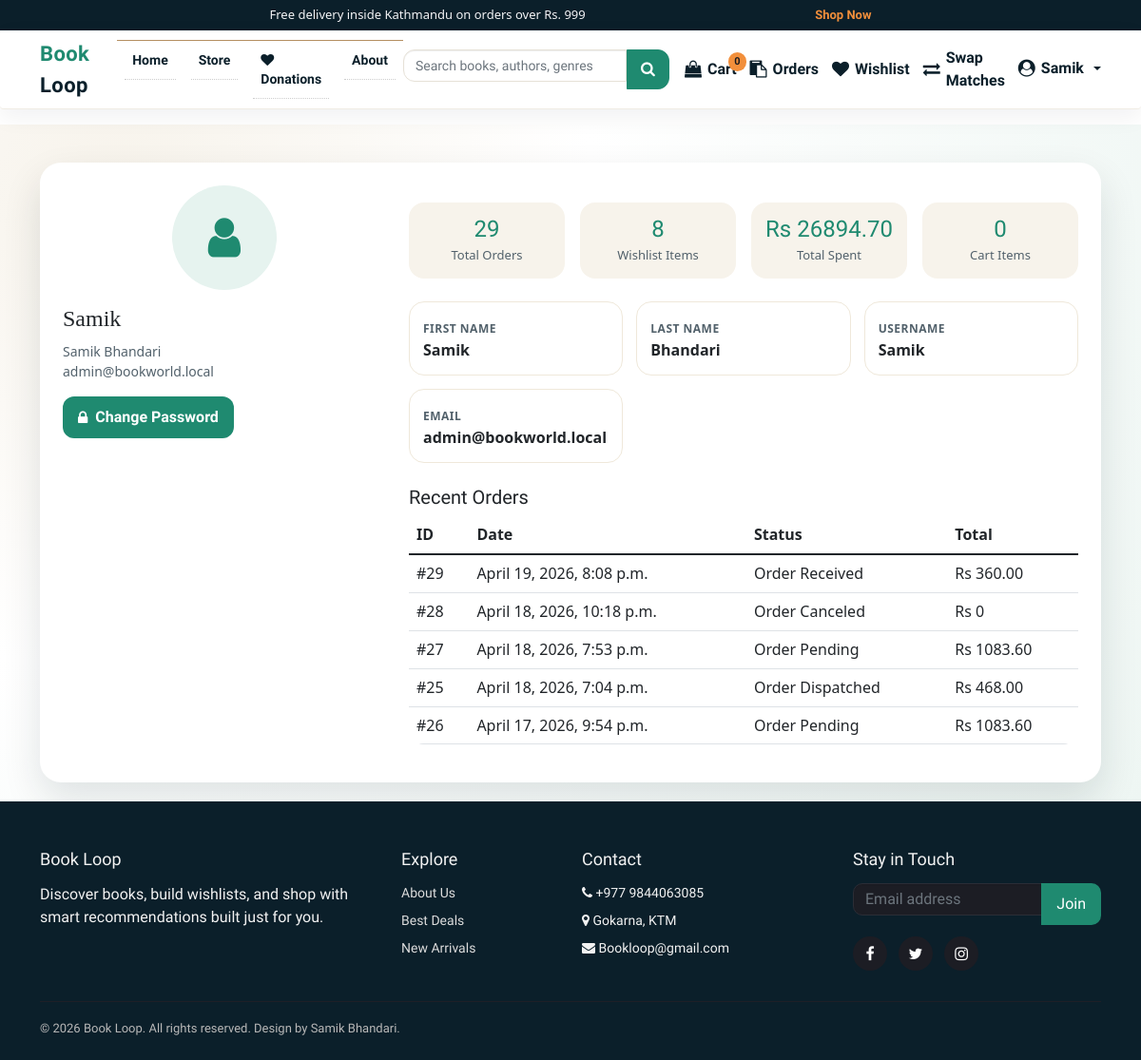
The page /profile/ (signed in) on the database as committed earlier.
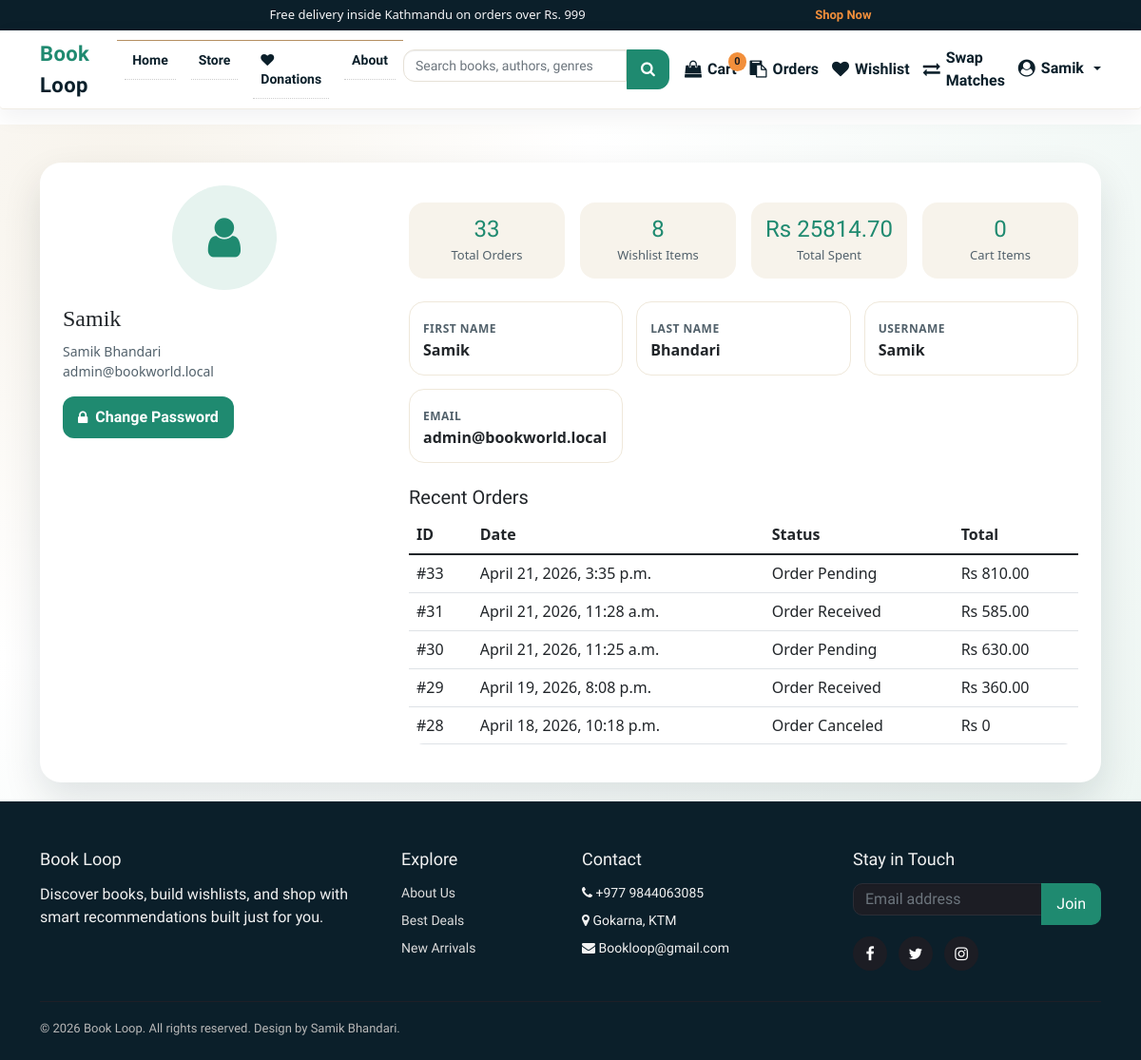
The same page on the database as committed later.
### books/models.py (models this page shows, shortened)
class Order(models.Model):
    user = models.CharField(max_length=20, null=True)
    date_ordered = models.DateTimeField(auto_now_add=True)
    complete = models.BooleanField(default=False)
    payment_method = models.CharField(max_length=20, choices=METHOD, default="Cash On Delivery")
    order_status = models.CharField(max_length=50, choices=ORDER_STATUS, default="Order Pending")
    transaction_id    = models.CharField(max_length=200, null=True)
    user_order_number = models.PositiveIntegerField(null=True, blank=True)
    @property
    def get_cart_total(self):
        items = self.orderitem_set.all()
        return sum([item.get_total for item in items])
    @property
    def get_cart_items(self):
        items = self.orderitem_set.all()
        return sum([item.quantity for item in items])

class OrderItem(models.Model):
    Book_name = models.ForeignKey(Product, on_delete=models.SET_NULL, null=True)
    order = models.ForeignKey(Order, on_delete=models.SET_NULL, null=True)
    quantity = models.IntegerField(default=0)
    date_added = models.DateTimeField(auto_now_add=True)
    @property
    def get_total(self):
        return self.Book_name.discounted_price * self.quantity

class Product(models.Model):
    Book_name = models.CharField(max_length=50)
    Author = models.CharField(max_length=50, default="")
    genre = models.CharField(max_length=300)
    description = models.CharField(max_length=1000, default="")
    price = models.IntegerField(default=0)
    pub_date = models.DateField(default=timezone.now)
    quantity = models.PositiveBigIntegerField(default=1)
    seller = models.ForeignKey(
        settings.AUTH_USER_MODEL,
        on_delete=models.SET_NULL,
        null=True,
        blank=True,
        related_name="products",
    )
    listing_type = models.CharField(
        max_length=10,
        choices=LISTING_CHOICES,
        default="sell",
    )
    listing_status = models.CharField(
        max_length=20,
        choices=LISTING_STATUS,
        default="approved",
    )
    swap_preference = models.CharField(
        max_length=255,
        blank=True,
        null=True,
        help_text="Title or genre of the book you want in exchange.",
    )
    condition = models.CharField(
        max_length=50,
        blank=True,
        null=True,
        help_text=(
            "Physical condition of the book for swapping "
            "(e.g. New, Like New, Good, Heavily Used)."
        ),
    )
    location = models.CharField(
        max_length=255,
        blank=True,
        null=True,
        help_text="City or neighborhood for the swap",
    )
    contact_email = models.EmailField(
        blank=True,
        null=True,
        help_text="Email for other users to contact you for swapping",
    )
    image = CloudinaryField("image", folder="bookloop_covers", null=True, blank=True)
    sequence = models.IntegerField(default=0)
    views = models.PositiveIntegerField(default=0)
    average_rating = models.FloatField(default=0.0)
    rating_count = models.PositiveIntegerField(default=0)
    @property
    def discounted_price(self) -> Decimal:
        return round(Decimal(self.price) * Decimal("0.90"), 2)

### books/views.py (the view)
# urls.py: path('profile/',views.profile,name="profile"),
@login_required
def profile(request):
    from authentication.models import UserProfile
    order = _get_or_create_active_order(request.user.username)
    items         = order.orderitem_set.all()
    cartItems     = order.get_cart_items
    placed_orders = Order.objects.filter(
        user=request.user.username, complete=True
    ).order_by('-date_ordered')
    wishlist_count = Wishlist.objects.filter(user=request.user.username).count()
    total_spent   = sum(o.get_cart_total for o in placed_orders)
    total_orders_count = placed_orders.count()
    recent_orders = placed_orders[:5]
    user_profile, _ = UserProfile.objects.get_or_create(user=request.user)
    if request.method == 'POST' and request.FILES.get('avatar'):
        user_profile.avatar = request.FILES['avatar']
        user_profile.save()
        messages.success(request, 'Profile picture updated!')
        return redirect('profile')
    return render(request, 'profile.html', {
        'items':               items,
        'cartItems':           cartItems,
        'total_orders_count':  total_orders_count,
        'wishlist_count':      wishlist_count,
        'total_spent':         total_spent,
        'recent_orders':       recent_orders,
        'user_profile':        user_profile,
    })

### authentication/models.py (called while the page is built)
    @property
    def is_bookshop_owner(self):
        return self.role == self.ROLE_BOOKSHOP

    @property
    def avatar_url(self):
        try:
            return self.avatar.url if self.avatar else None
        except Exception:
            return None

### books/views.py (called while the page is built)
def _get_or_create_active_order(username: str) -> "Order":
    order = Order.objects.filter(user=username, complete=False).last()
    if order is None:
        order = Order.objects.create(user=username, complete=False)
    return order

### transactions/context_processors.py (called while the page is built)
def cart_item_count(request):
    if not request.user.is_authenticated:
        return {"cart_count": 0, "cartItems": 0}
    total = (
        OrderItem.objects.filter(
            order__user=request.user.username,
            order__complete=False,
        ).aggregate(total=Sum("quantity"))
    ).get("total")
    cart_count = int(total or 0)
    return {"cart_count": cart_count, "cartItems": cart_count}

### templates/profile.html (shortened to what this page needs)
{% load static %}
{% include 'components/base/base-top.html' %}
{% include 'components/header/header.html' %}
<section class="profile-hero">
  <div class="container">
    <div class="profile-card">
      <div class="row g-4">
        <div class="col-lg-4 text-center text-lg-start">
          <form method="POST" enctype="multipart/form-data" id="avatar-form">
            <div class="avatar-wrap" onclick="document.getElementById('avatar-input').click()">
              {% if user_profile.avatar_url %}
                <img src="{{ user_profile.avatar_url }}" alt="Profile picture">
              {% else %}
                <div class="profile-avatar">
                  <i class="fa fa-user"></i>
                </div>
              {% endif %}
            </div>
          </form>
          <div class="profile-title">{{ request.user.username }}</div>
          {% if request.user.get_full_name %}
          <div class="profile-meta">{{ request.user.get_full_name }}</div>
          {% endif %}
          <div class="profile-meta">{{ request.user.email }}</div>
          <div class="profile-actions" style="margin-top: 16px;">
            <a href="{% url 'changepassword' %}"><i class="fa fa-lock"></i> Change Password</a>
          </div>
        </div>
        <div class="col-lg-8">
          <div class="stats-grid">
            <div class="stat-card">
              <h4>{{ total_orders_count }}</h4>
              <span>Total Orders</span>
            </div>
            <div class="stat-card">
              <h4>{{ wishlist_count }}</h4>
              <span>Wishlist Items</span>
            </div>
            <div class="stat-card">
              <h4>Rs {{ total_spent }}</h4>
              <span>Total Spent</span>
            </div>
            <div class="stat-card">
              <h4>{{ cartItems }}</h4>
              <span>Cart Items</span>
            </div>
          </div>
          <div class="profile-section">
            <div class="info-grid">
              <div class="info-item">
                <label>First Name</label>
                <div>{{ request.user.first_name|default:"--" }}</div>
              </div>
              <div class="info-item">
                <label>Last Name</label>
                <div>{{ request.user.last_name|default:"--" }}</div>
              </div>
              <div class="info-item">
                <label>Username</label>
                <div>{{ request.user.username }}</div>
              </div>
              <div class="info-item">
                <label>Email</label>
                <div>{{ request.user.email|default:"--" }}</div>
              </div>
            </div>
          </div>
          <div class="recent-orders">
            <h5 class="mt-4" style="font-family: 'Merriweather', serif;">Recent Orders</h5>
            {% if recent_orders %}
            <div class="table-responsive">
              <table class="table table-hover align-middle">
                <thead>
                  <tr>
                    <th>ID</th>
                    <th>Date</th>
                    <th>Status</th>
                    <th>Total</th>
                  </tr>
                </thead>
                <tbody>
                  {% for order in recent_orders %}
                  <tr>
                    <td>#{{ order.user_order_number|default:order.id }}</td>
                    <td>{{ order.date_ordered }}</td>
                    <td>{{ order.order_status }}</td>
                    <td>Rs {{ order.get_cart_total }}</td>
                  </tr>
                  {% endfor %}
                </tbody>
              </table>
            </div>
            {% else %}
              <p class="text-muted">No orders yet. Start browsing the store.</p>
            {% endif %}
          </div>
        </div>
      </div>
    </div>
  </div>
</section>
{% include 'components/footer/footer.html' %}
{% include 'components/base/base-bottom.html' %}

Rows that differ between the two databases and show on the page:
no longer on this page (row unchanged): Order: user_order_number "27", date_ordered "April 18, 2026, 7:53 p.m.", order_status "Order Pending", get_cart_total "1083.60"
no longer on this page (row unchanged): Order: user_order_number "25", date_ordered "April 18, 2026, 7:04 p.m.", order_status "Order Dispatched", get_cart_total "468.00"
no longer on this page (row unchanged): Order: user_order_number "26", date_ordered "April 17, 2026, 9:54 p.m.", order_status "Order Pending", get_cart_total "1083.60"
added Order: user_order_number "33", date_ordered "April 21, 2026, 3:35 p.m.", order_status "Order Pending", get_cart_total "810.00"
added Order: user_order_number "31", date_ordered "April 21, 2026, 11:28 a.m.", order_status "Order Received", get_cart_total "585.00"
added Order: user_order_number "30", date_ordered "April 21, 2026, 11:25 a.m.", order_status "Order Pending", get_cart_total "630.00"
Other text that changed with them:
{{ total_orders_count }}: "29" → "33"
{{ total_spent }}: "26894.70" → "25814.70"
